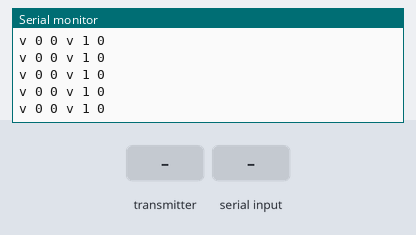
Recording of a program running on a simulated ESP32. On the bench: the last lines printed to the serial monitor. Inputs (shaded band) come from the test bench.

Above: at 1.2 s.
1.3 s: the transmitter starts sending throttle = 0
At 2.3 s:
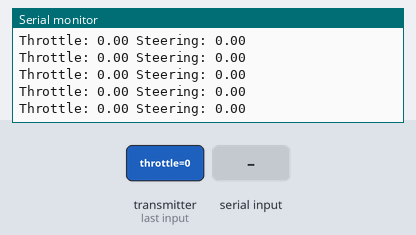
2.8 s: the transmitter starts sending button_state = 1
At 3.5 s:
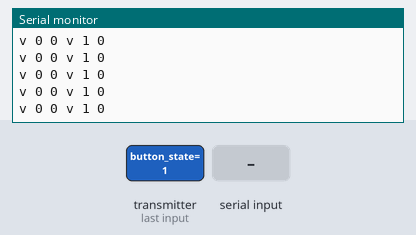

The program:

main.cpp
```cpp
/*
 * ESP32 ESP-NOW/Serial to ODrive Serial (ASCII) Converter
 * * Author: Gemini
 * * Date: August 25, 2025
 * * Version: 9.0 (ESP-NOW Control)
 * *
 * * Description:
 * This code receives control commands from a remote (e.g., a T-Beam) via
 * ESP-NOW and translates them into ODrive torque commands. It retains the
 * ability to be overridden by velocity commands from a host computer via USB.
 *
 * Control Priority & Mode:
 * 1. ESP-NOW Failsafe (Highest): Velocity Control (0 vel)
 * 2. Automation Serial Command (USB): Velocity Control
 * 3. ESP-NOW Control (Lowest): Torque Control
 */

#include <Arduino.h>
#include <math.h>
#include <esp_now.h>
#include <WiFi.h>

//================================================================================
// Configuration
//================================================================================

// --- ODrive Serial Port Configuration ---
#define ODRIVE_SERIAL Serial2
const int ODRIVE_RX_PIN = 16;
const int ODRIVE_TX_PIN = 17;
const long ODRIVE_BAUD_RATE = 115200;

// --- Automation Serial Port (Main USB) ---
#define AUTO_SERIAL Serial
const long AUTO_BAUD_RATE = 115200;

// --- Tuning Parameters ---
const float MAX_TORQUE = 30.0;
const float STEERING_SENSITIVITY = 0.5;
const float THROTTLE_EXPO = 2.3;

const float MAX_VELOCITY_RPS = 2.0;

// --- Battery & Low Voltage Cutoff ---
const bool ENABLE_LOW_VOLTAGE_CUTOFF = true;
// IMPORTANT: Set this to a SAFE voltage for your battery pack.
// For a 36V 10S Li-ion pack, 32V (3.2V/cell) is a safe cutoff point.
const float LOW_VOLTAGE_CUTOFF = 32.0;
const unsigned long VOLTAGE_CHECK_INTERVAL_MS = 2000; // Check voltage every 2 seconds

// --- Failsafe and Timing ---
const unsigned long COMMAND_INTERVAL_MS = 20;
const unsigned long ESPNOW_FAILSAFE_TIMEOUT_MS = 500; // Fallback to brake after 500ms
const unsigned long AUTO_FAILSAFE_TIMEOUT_MS = 500;   // Fallback to ESP-NOW after 500ms

// --- Torque Ramp Rate ---
const float TORQUE_RAMP_RATE = 2.0;  // [Nm/sec]
const float MAX_TORQUE_CHANGE_PER_CYCLE = TORQUE_RAMP_RATE * (COMMAND_INTERVAL_MS / 1000.0);

//================================================================================
// Global Variables
//================================================================================

// --- State Machine for Control ---
enum ControlState { STATE_TORQUE_ESPNOW, STATE_VELOCITY_AUTO, STATE_BRAKING, STATE_LOW_VOLTAGE_CUTOFF };
ControlState g_control_state = STATE_BRAKING; // Start in BRAKING state for safety

// --- ESP-NOW Data ---
typedef struct ControlData {
    float throttle;
    float steering;
    bool button_state;  // ADDED: 0 for off, 1 for on
} ControlData;

ControlData espnowData;
volatile unsigned long g_last_espnow_command_time = 0;

// --- Automation Command Variables ---
String g_auto_serial_buffer = "";
float g_auto_right_norm = 0.0;
float g_auto_left_norm = 0.0;
unsigned long g_last_auto_command_time = 0;

// --- Rate Limiter State (for Torque mode only) ---
float g_last_sent_right_torque = 0.0;
float g_last_sent_left_torque = 0.0;

// --- Voltage & LVC Variables ---
float g_bus_voltage = 0.0; // Stores the last read voltage from ODrive
unsigned long g_last_voltage_check_time = 0;
bool g_lvc_activated = false; // Latches the LVC state once triggered


unsigned long g_last_command_time = 0;

//================================================================================
// ESP-NOW Callback
//================================================================================
void onDataRecv(const uint8_t * mac, const uint8_t *incomingData, int len) {
    memcpy(&espnowData, incomingData, sizeof(espnowData));
    g_last_espnow_command_time = millis();
}

//================================================================================
// Helper & Automation Parsing Functions
//================================================================================
float map_float(float x, float in_min, float in_max, float out_min, float out_max) {
    return (x - in_min) * (out_max - out_min) / (in_max - in_min) + out_min;
}

void checkODriveVoltage() {
    // Periodically ask the ODrive for its voltage
    if (ENABLE_LOW_VOLTAGE_CUTOFF && millis() - g_last_voltage_check_time > VOLTAGE_CHECK_INTERVAL_MS) {
        ODRIVE_SERIAL.println("r vbus_voltage");
        g_last_voltage_check_time = millis();
    }

    // Check if the ODrive has sent a reply
    while (ODRIVE_SERIAL.available()) {
        String response = ODRIVE_SERIAL.readStringUntil('\n');
        float parsed_voltage = response.toFloat();
        // Basic validation to filter out noise or parsing errors
        if (parsed_voltage > 10.0) {
            g_bus_voltage = parsed_voltage;
            AUTO_SERIAL.println("VBUS: " + String(g_bus_voltage) + "V");
        }
    }
}

void parseAutoCommand(String cmd) {
    cmd.trim();
    int r_idx = cmd.indexOf('R');
    int l_idx = cmd.indexOf('L');
    int comma_idx = cmd.indexOf(',');

    if (r_idx != -1 && l_idx != -1 && comma_idx != -1) {
        String r_val_str = cmd.substring(r_idx + 2, comma_idx);
        String l_val_str = cmd.substring(l_idx + 2);

        g_auto_right_norm = constrain(r_val_str.toFloat(), -1.0, 1.0);
        g_auto_left_norm = constrain(l_val_str.toFloat(), -1.0, 1.0);
        g_last_auto_command_time = millis();
    }
}

void checkAutoSerial() {
    while (AUTO_SERIAL.available()) {
        char c = AUTO_SERIAL.read();
        if (c == '\n') {
            parseAutoCommand(g_auto_serial_buffer);
            g_auto_serial_buffer = "";
        } else {
            g_auto_serial_buffer += c;
        }
    }
}

//================================================================================
// Main Program
//================================================================================
void setup() {
    AUTO_SERIAL.begin(AUTO_BAUD_RATE);
    ODRIVE_SERIAL.begin(ODRIVE_BAUD_RATE, SERIAL_8N1, ODRIVE_RX_PIN, ODRIVE_TX_PIN);

    AUTO_SERIAL.println("ESP32 ODrive Bridge v9.0 (ESP-NOW) Ready.");

    // Set device as a Wi-Fi Station
    WiFi.mode(WIFI_STA);
    AUTO_SERIAL.print("My MAC Address: ");
    AUTO_SERIAL.println(WiFi.macAddress());

    // Initialize ESP-NOW
    if (esp_now_init() != ESP_OK) {
        AUTO_SERIAL.println("Error initializing ESP-NOW");
        return;
    }

    // Register the receive callback
    esp_now_register_recv_cb(onDataRecv);
}

void loop() {
    checkAutoSerial();
    checkODriveVoltage(); // Ask for and parse ODrive voltage

    if (millis() - g_last_command_time < COMMAND_INTERVAL_MS) return;
    g_last_command_time = millis();

    // --- DETERMINE CONTROL STATE ---
    ControlState desired_state;

    bool espnow_failsafe = (millis() - g_last_espnow_command_time > ESPNOW_FAILSAFE_TIMEOUT_MS);
    bool auto_override = (millis() - g_last_auto_command_time < AUTO_FAILSAFE_TIMEOUT_MS);

    if (espnow_failsafe || espnowData.button_state) {
        desired_state = STATE_BRAKING;
    } else if (ENABLE_LOW_VOLTAGE_CUTOFF && g_bus_voltage < LOW_VOLTAGE_CUTOFF && g_bus_voltage > 0.0) {
        desired_state = STATE_LOW_VOLTAGE_CUTOFF;
    } else if (auto_override) {
        desired_state = STATE_VELOCITY_AUTO;
    } else {
        desired_state = STATE_TORQUE_ESPNOW;
    }

    // --- HANDLE ODRIVE MODE TRANSITIONS ---
    if (desired_state != g_control_state) {
        if ((desired_state == STATE_BRAKING || desired_state == STATE_VELOCITY_AUTO || desired_state == STATE_LOW_VOLTAGE_CUTOFF) && g_control_state == STATE_TORQUE_ESPNOW) {
            AUTO_SERIAL.println("STATE: Switching ODrive to VELOCITY_CONTROL");
            ODRIVE_SERIAL.println("w 0.controller.config.control_mode 2");
            ODRIVE_SERIAL.println("w 1.controller.config.control_mode 2");
        } else if (desired_state == STATE_TORQUE_ESPNOW && g_control_state != STATE_TORQUE_ESPNOW) {
            AUTO_SERIAL.println("STATE: Switching ODrive to TORQUE_CONTROL");
            ODRIVE_SERIAL.println("w 0.controller.config.control_mode 1");
            ODRIVE_SERIAL.println("w 1.controller.config.control_mode 1");
        }

        // When LVC is triggered for the first time
        if(desired_state == STATE_LOW_VOLTAGE_CUTOFF && !g_lvc_activated){
            g_lvc_activated = true; // Latch the LVC state
            AUTO_SERIAL.println("!!! LOW VOLTAGE CUTOFF ACTIVATED !!!");
            AUTO_SERIAL.println("Voltage: " + String(g_bus_voltage) + "V. System halted.");
        }

        g_control_state = desired_state;
        delay(5);
    }

    // --- EXECUTE ACTION BASED ON STATE ---
    switch(g_control_state) {
        case STATE_LOW_VOLTAGE_CUTOFF:
            // This is the highest priority state. Brakes are applied and held, unless system is reset.
            ODRIVE_SERIAL.println("v 0 0");
            ODRIVE_SERIAL.println("v 1 0");
            if (g_lvc_activated) {
                while(1) { // Halt system
                    ODRIVE_SERIAL.println("v 0 0");
                    ODRIVE_SERIAL.println("v 1 0");

                    AUTO_SERIAL.print("v 0 0 ");
                    AUTO_SERIAL.println("v 1 0");
                    delay(5);
                }
            }
            break;

        case STATE_BRAKING:
            ODRIVE_SERIAL.println("v 0 0");
            ODRIVE_SERIAL.println("v 1 0");

            AUTO_SERIAL.print("v 0 0 ");
            AUTO_SERIAL.println("v 1 0");

            break;

        case STATE_VELOCITY_AUTO:
            {
                float right_vel = g_auto_right_norm * MAX_VELOCITY_RPS;
                float left_vel = g_auto_left_norm * MAX_VELOCITY_RPS;
                ODRIVE_SERIAL.print("v 0 " + String(right_vel, 2) + "\n");
                ODRIVE_SERIAL.print("v 1 " + String(left_vel, 2) + "\n");
            }
            break;

        case STATE_TORQUE_ESPNOW:
            {
                float throttle_input = espnowData.steering;
                float steering_input = espnowData.throttle;

                AUTO_SERIAL.print("Throttle: " + String(espnowData.throttle, 2) + " ");
                AUTO_SERIAL.println("Steering: " + String(espnowData.steering, 2));

                float steering_scale_factor = 1.0 - (STEERING_SENSITIVITY * abs(throttle_input));
                float scaled_steering = steering_input * steering_scale_factor;

                float right_norm = constrain(throttle_input - scaled_steering, -1.0, 1.0);
                float left_norm = constrain(throttle_input + scaled_steering, -1.0, 1.0);

                float curved_right = copysignf(powf(fabsf(right_norm), THROTTLE_EXPO), right_norm);
                float curved_left = copysignf(powf(fabsf(left_norm), THROTTLE_EXPO), left_norm);

                float desired_right_torque = curved_right * MAX_TORQUE;
                float desired_left_torque = curved_left * MAX_TORQUE;

                float right_delta = desired_right_torque - g_last_sent_right_torque;
                float left_delta = desired_left_torque - g_last_sent_left_torque;

                // Ramp only if ABS torque is increasing
                float right_change;
                if (fabsf(desired_right_torque) > fabsf(g_last_sent_right_torque)) {
                    // Torque magnitude is increasing → apply ramp limit
                    right_change = constrain(right_delta, -MAX_TORQUE_CHANGE_PER_CYCLE, MAX_TORQUE_CHANGE_PER_CYCLE);
                } else {
                    // Torque magnitude is decreasing or same → allow instant change
                    right_change = right_delta;
                }

                float left_change;
                if (fabsf(desired_left_torque) > fabsf(g_last_sent_left_torque)) {
                    left_change = constrain(left_delta, -MAX_TORQUE_CHANGE_PER_CYCLE, MAX_TORQUE_CHANGE_PER_CYCLE);
                } else {
                    left_change = left_delta;
                }

                float final_right_torque = g_last_sent_right_torque + right_change;
                float final_left_torque = g_last_sent_left_torque + left_change;

                g_last_sent_right_torque = final_right_torque;
                g_last_sent_left_torque = final_left_torque;


                // float final_right_torque = g_last_sent_right_torque + right_torque_change;
                // float final_left_torque = g_last_sent_left_torque + left_torque_change;

                ODRIVE_SERIAL.print("c 0 " + String(final_right_torque, 2) + "\n");
                ODRIVE_SERIAL.print("c 1 " + String(final_left_torque, 2) + "\n");

                // AUTO_SERIAL.print("c 0 " + String(final_right_torque, 2) + " ");
                // AUTO_SERIAL.println("c 1 " + String(final_left_torque, 2) + "\n");

                g_last_sent_right_torque = final_right_torque;
                g_last_sent_left_torque = final_left_torque;
            }
            break;
    }
}
```

Measured:
- after the input at 1.3 s, the serial monitor: prints a new line at once (image 1)
- after the input at 2.8 s, the serial monitor: prints a new line at once (image 2)
